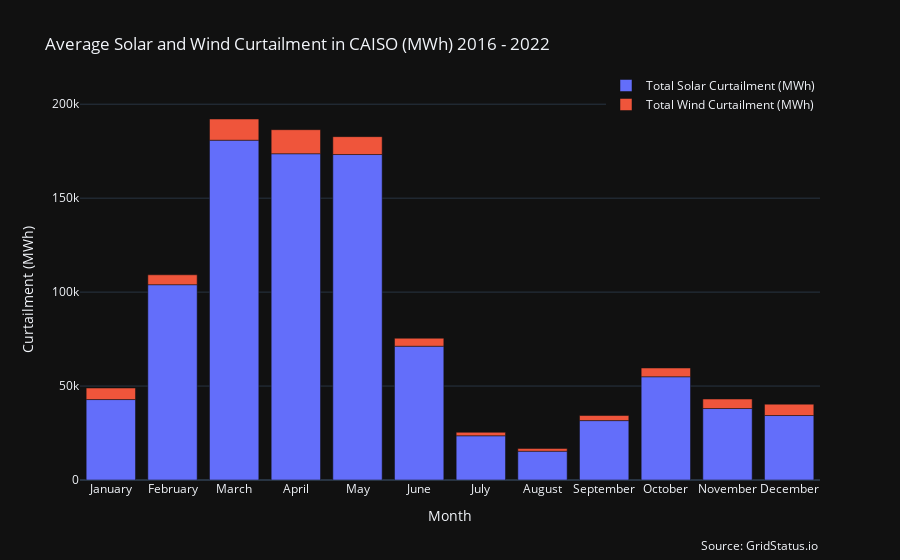

Notebook code cell kept with this figure:
### Code cell
monthly_avg = curtailment.groupby("Month").mean()
monthly_avg.index = monthly_avg.index.map(lambda x: pd.Timestamp(year=2020, month=x, day=1).strftime("%B"))

fig = px.bar(monthly_avg,
    x=monthly_avg.index, y=["Total Solar Curtailment (MWh)", "Total Wind Curtailment (MWh)"],
    title="Average Solar and Wind Curtailment in CAISO (MWh) 2016 - 2022",)
fig.update_layout(legend=dict(
    yanchor="bottom",
    y=.95,
    xanchor="right",
    x=1,
    title_text=None
))
fig.update_yaxes(title_text="Curtailment (MWh)")
save_figure(fig, "monthly_avg_curtailment")

### Figure 1 — Plotly figure (JSON) as saved in the notebook; plotly's stock layout.template omitted (floating-point values rounded to 4 significant figures)
{"data": [{"alignmentgroup": "True", "hovertemplate": "variable=Total Solar Curtailment (MWh)<br>Month=%{x}<br>value=%{y}<extra></extra>", "legendgroup": "Total Solar Curtailment (MWh)", "marker": {"color": "#636efa", "pattern": {"shape": ""}}, "name": "Total Solar Curtailment (MWh)", "offsetgroup": "Total Solar Curtailment (MWh)", "orientation": "v", "showlegend": true, "textposition": "auto", "type": "bar", "x": ["January", "February", "March", "April", "May", "June", "July", "August", "September", "October", "November", "December"], "xaxis": "x", "y": [42820.0, 103900.0, 180900.0, 173600.0, 173200.0, 71200.0, 23540.0, 15320.0, 31610.0, 54950.0, 38040.0, 34320.0], "yaxis": "y"}, {"alignmentgroup": "True", "hovertemplate": "variable=Total Wind Curtailment (MWh)<br>Month=%{x}<br>value=%{y}<extra></extra>", "legendgroup": "Total Wind Curtailment (MWh)", "marker": {"color": "#EF553B", "pattern": {"shape": ""}}, "name": "Total Wind Curtailment (MWh)", "offsetgroup": "Total Wind Curtailment (MWh)", "orientation": "v", "showlegend": true, "textposition": "auto", "type": "bar", "x": ["January", "February", "March", "April", "May", "June", "July", "August", "September", "October", "November", "December"], "xaxis": "x", "y": [6133.0, 5262.0, 11280.0, 12790.0, 9511.0, 4256.0, 1847.0, 1410.0, 2698.0, 4656.0, 5076.0, 6051.0], "yaxis": "y"}], "layout": {"annotations": [{"showarrow": false, "text": "Source: GridStatus.io", "x": 1, "xref": "paper", "y": -0.2, "yref": "paper"}], "barmode": "relative", "legend": {"title": {}, "tracegroupgap": 0, "x": 1, "xanchor": "right", "y": 0.95, "yanchor": "bottom"}, "title": {"text": "Average Solar and Wind Curtailment in CAISO (MWh) 2016 - 2022"}, "xaxis": {"anchor": "y", "domain": [0, 1], "title": {"text": "Month"}}, "yaxis": {"anchor": "x", "domain": [0, 1], "title": {"text": "Curtailment (MWh)"}}}}
